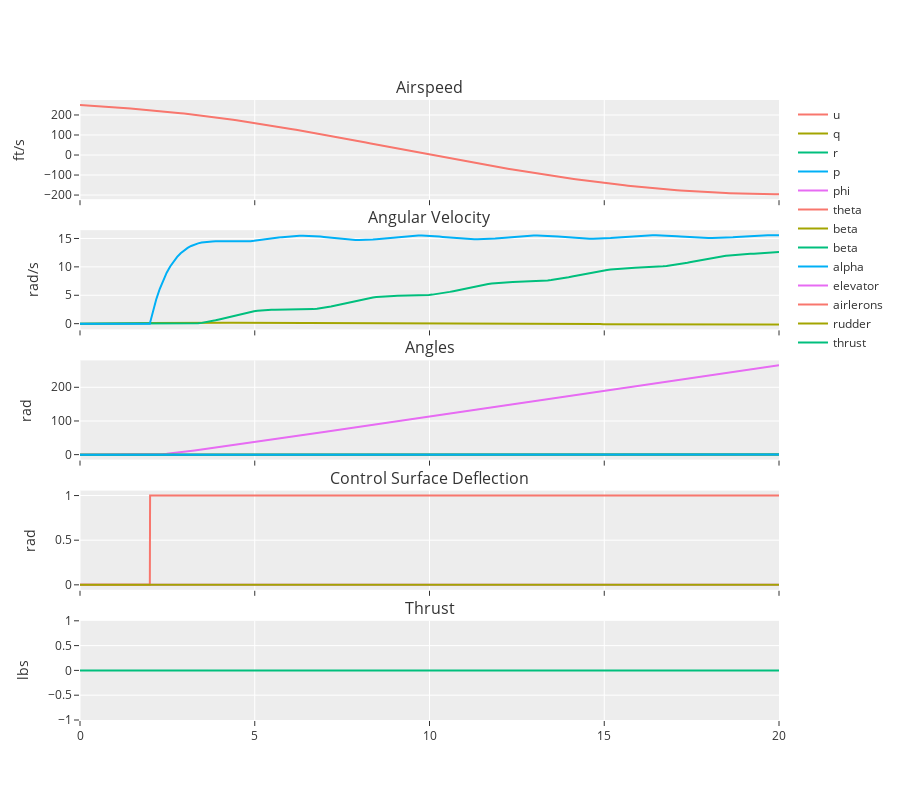

Notebook source saved alongside this figure:
### Markdown cell above
### Airlerons

### Code cell
u = np.array([[0, 0, 0, 0]] * 10 + [[0, 0, 1, 0]] * 90)
res = p.simulate_uncontrolled(np.linspace(0, 20, 100), u)
p.plot(res.t, res.y, [[p.step_function(_t)[i] for _t in res.t] for i in range(4)], flat=True)

### Figure 1 — Plotly figure (JSON) as saved in the notebook; plotly's stock layout.template omitted (floating-point values rounded to 4 significant figures; data arrays with more than 128 entries replaced by an {"elided": "..."} marker saying what was removed)
{"data": [{"name": "u", "type": "scatter", "x": {"elided": "206 float values"}, "xaxis": "x", "y": {"elided": "206 float values"}, "yaxis": "y"}, {"name": "q", "type": "scatter", "x": {"elided": "206 float values"}, "xaxis": "x2", "y": {"elided": "206 float values"}, "yaxis": "y2"}, {"name": "r", "type": "scatter", "x": {"elided": "206 float values"}, "xaxis": "x2", "y": {"elided": "206 float values"}, "yaxis": "y2"}, {"name": "p", "type": "scatter", "x": {"elided": "206 float values"}, "xaxis": "x2", "y": {"elided": "206 float values"}, "yaxis": "y2"}, {"name": "phi", "type": "scatter", "x": {"elided": "206 float values"}, "xaxis": "x3", "y": {"elided": "206 float values"}, "yaxis": "y3"}, {"name": "theta", "type": "scatter", "x": {"elided": "206 float values"}, "xaxis": "x3", "y": {"elided": "206 float values"}, "yaxis": "y3"}, {"name": "beta", "type": "scatter", "x": {"elided": "206 float values"}, "xaxis": "x3", "y": {"elided": "206 float values"}, "yaxis": "y3"}, {"name": "beta", "type": "scatter", "x": {"elided": "206 float values"}, "xaxis": "x3", "y": {"elided": "206 float values"}, "yaxis": "y3"}, {"name": "alpha", "type": "scatter", "x": {"elided": "206 float values"}, "xaxis": "x3", "y": {"elided": "206 float values"}, "yaxis": "y3"}, {"name": "elevator", "type": "scatter", "x": {"elided": "206 float values"}, "xaxis": "x4", "y": {"elided": "206 int values"}, "yaxis": "y4"}, {"name": "airlerons", "type": "scatter", "x": {"elided": "206 float values"}, "xaxis": "x4", "y": {"elided": "206 int values"}, "yaxis": "y4"}, {"name": "rudder", "type": "scatter", "x": {"elided": "206 float values"}, "xaxis": "x4", "y": {"elided": "206 int values"}, "yaxis": "y4"}, {"name": "thrust", "type": "scatter", "x": {"elided": "206 float values"}, "xaxis": "x5", "y": {"elided": "206 int values"}, "yaxis": "y5"}], "layout": {"annotations": [{"font": {"size": 16}, "showarrow": false, "text": "Airspeed", "x": 0.5, "xanchor": "center", "xref": "paper", "y": 1, "yanchor": "bottom", "yref": "paper"}, {"font": {"size": 16}, "showarrow": false, "text": "Angular Velocity", "x": 0.5, "xanchor": "center", "xref": "paper", "y": 0.79, "yanchor": "bottom", "yref": "paper"}, {"font": {"size": 16}, "showarrow": false, "text": "Angles", "x": 0.5, "xanchor": "center", "xref": "paper", "y": 0.58, "yanchor": "bottom", "yref": "paper"}, {"font": {"size": 16}, "showarrow": false, "text": "Control Surface Deflection", "x": 0.5, "xanchor": "center", "xref": "paper", "y": 0.37, "yanchor": "bottom", "yref": "paper"}, {"font": {"size": 16}, "showarrow": false, "text": "Thrust", "x": 0.5, "xanchor": "center", "xref": "paper", "y": 0.16, "yanchor": "bottom", "yref": "paper"}], "height": 800, "xaxis": {"anchor": "y", "autorange": true, "domain": [0, 1], "matches": "x5", "range": [0, 20], "showticklabels": false, "type": "linear"}, "xaxis2": {"anchor": "y2", "autorange": true, "domain": [0, 1], "matches": "x5", "range": [0, 20], "showticklabels": false, "type": "linear"}, "xaxis3": {"anchor": "y3", "autorange": true, "domain": [0, 1], "matches": "x5", "range": [0, 20], "showticklabels": false, "type": "linear"}, "xaxis4": {"anchor": "y4", "autorange": true, "domain": [0, 1], "matches": "x5", "range": [0, 20], "showticklabels": false, "type": "linear"}, "xaxis5": {"anchor": "y5", "autorange": true, "domain": [0, 1], "range": [0, 20], "type": "linear"}, "yaxis": {"anchor": "x", "autorange": true, "domain": [0.84, 1], "range": [-220.7, 274.8], "title": {"text": "ft/s"}, "type": "linear"}, "yaxis2": {"anchor": "x2", "autorange": true, "domain": [0.63, 0.79], "range": [-1.009, 16.46], "title": {"text": "rad/s"}, "type": "linear"}, "yaxis3": {"anchor": "x3", "autorange": true, "domain": [0.42, 0.58], "range": [-14.74, 279.9], "title": {"text": "rad"}, "type": "linear"}, "yaxis4": {"anchor": "x4", "autorange": true, "domain": [0.21, 0.37], "range": [-0.05556, 1.056], "title": {"text": "rad"}, "type": "linear"}, "yaxis5": {"anchor": "x5", "autorange": true, "domain": [0, 0.16], "range": [-1, 1], "title": {"text": "lbs"}, "type": "linear"}}}
